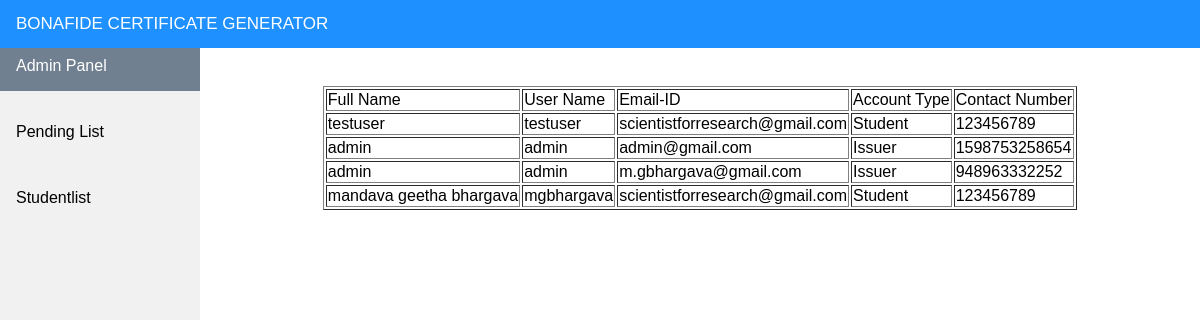
/studentlist (signed in), run on the app's committed database.
### tables this page shows
CREATE TABLE SIGNUPLIST(FULLNAME  TEXT  NOT NULL,USERNAME  TEXT  NOT NULL,EMAILID  CHAR(50) NOT NULL,ACCOUNTTYPE  TEXT  NOT NULL,CONTACTNO   INT(50) NOT NULL,PASSWORD   CHAR(50) NOT NULL);

### app.py (the view)
@app.route('/studentlist')
@login_required
def studentlist():
    try:
        if session['is_admin'] == True:
            con = sql.connect("database.db")
            con.row_factory = sql.Row
            cur = con.cursor()
            cur.execute("SELECT * FROM SIGNUPLIST")
            rows = cur.fetchall()
            return render_template('studentlist.html',rows=rows)
        else:
            return render_template('index.html')
    except:
        return "<h1>Error , Oops Server Error</h1>"

### app.py (called while the page is built)
def login_required(f):
    @wraps(f)
    def wrap(*args, **kwargs):
        if 'loggedin' in session:
            return f(*args, **kwargs)
        else:
            flash(u'You need to login first','danger')
            return render_template("index.html")
    return wrap

### templates/studentlist.html (shortened to what this page needs)
<head>
</head>
<body>
<form action="action_page.php">
  <link rel="stylesheet" href="https://cdnjs.cloudflare.com/ajax/libs/font-awesome/4.7.0/css/font-awesome.min.css">
<div class="sidebar">
  <p><a class = "active" href="{{ url_for('adminpanel')}}" >Admin Panel</a></p>
  <p><a href="{{ url_for('pendinglist')}}">Pending List</a></p>
  <p><a href="{{ url_for('studentlist')}}">Studentlist</a></p>
</div>
  <div class="topnav" style="background-color:dodgerblue">
      <a class="active" href="#" style="color:white;">BONAFIDE CERTIFICATE GENERATOR</a>
    </div>
<div class="content" align="center" style="padding-top:50px">
  <div><br><br>
     <table border = 1>
         <thead>
            <td>Full Name</td>
            <td>User Name</td>
            <td>Email-ID</td>
            <td>Account Type</td>
            <td>Contact Number</td>
         </thead>
         {% for row in rows %}
            <tr>
               <td>{{row["FULLNAME"]}}</td>
               <td>{{row["USERNAME"]}}</td>
               <td> {{row["EMAILID"]}}</td>
               <td>{{row["ACCOUNTTYPE"]}}</td>
               <td>{{row["CONTACTNO"]}}</td>
            </tr>
         {% endfor %}
      </table>
  </div>
</div>
</form>
</body>

### templates/studentlist.html (style rules this page uses)
* { box-sizing: border-box; }
body { margin: 0; font-family: Arial, Helvetica, sans-serif; }
.topnav { overflow: hidden; width: 1528px; position: fixed; background-color: #e9e9e9; }
.topnav a { float: left; display: block; color: black; text-align: center; padding: 14px 16px; text-decoration: none; font-size: 17px; }
.topnav a.active { background-color: dodgerblue; color: white; }
.sidebar { margin: 0; padding: 0; padding-top: 25px; width: 200px; background-color: #f1f1f1; position: fixed; height: 200%; overflow: auto; }
.sidebar a { display: block; color: black; padding: 16px; text-decoration: none; }
.sidebar a.active { background-color: slategrey; color: white; }
div.content { margin-left: 200px; padding: 1px 16px; height: 1000px; }

### data on the page
SIGNUPLIST: FULLNAME "testuser", USERNAME "testuser", EMAILID "scientistforresearch@gmail.com", ACCOUNTTYPE "Student", CONTACTNO "123456789"
SIGNUPLIST: FULLNAME "admin", USERNAME "admin", EMAILID "admin@gmail.com", ACCOUNTTYPE "Issuer", CONTACTNO "1598753258654"
SIGNUPLIST: FULLNAME "admin", USERNAME "admin", EMAILID "m.gbhargava@gmail.com", ACCOUNTTYPE "Issuer", CONTACTNO "948963332252"
SIGNUPLIST: FULLNAME "mandava geetha bhargava", USERNAME "mgbhargava", EMAILID "scientistforresearch@gmail.com", ACCOUNTTYPE "Student", CONTACTNO "123456789"
